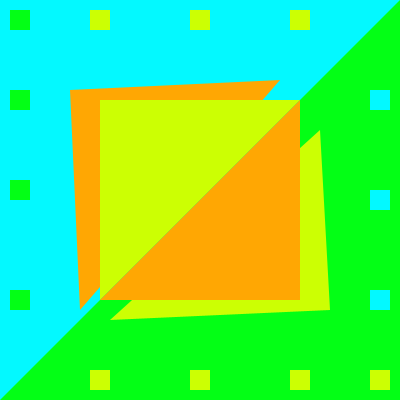
Frame 1 (no input)
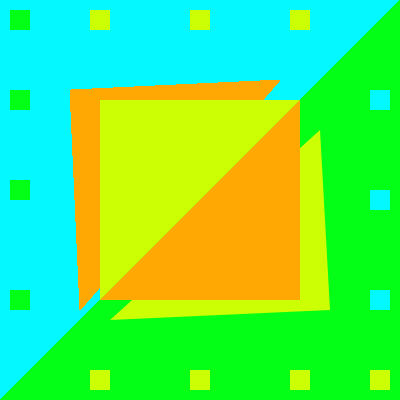
Frame 60 (the mouse pressed at the canvas centre just before this capture)
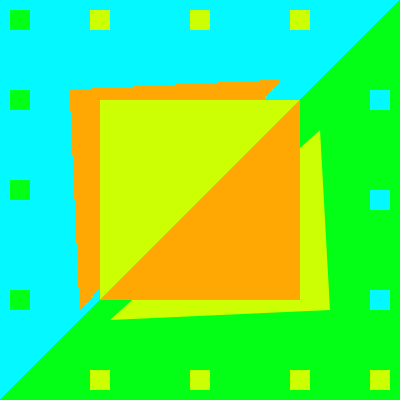
Frame 120 (the mouse held since frame 60 and released just before this capture)

The Processing sketch that drew these frames (run headless with seeded random() and noise(); from frame 60 on, the mouse is pressed at the canvas centre):

// Processing sketch: processing_75301
// ── processing_75301.pde

void setup(){
  size(400, 400);
  background(3, 249, 255);
  smooth();
  stroke(1);
}

void draw(){
 noStroke();
 fill(3, 255,21); //green
 triangle(400, 0, 400, 400, 0, 400);
 fill(204, 255, 3); //yellow
 triangle(330, 310, 320, 130, 110, 320);
 fill(255, 167, 3); // orange
 triangle(70, 90, 80, 310, 280, 80);
 fill(204, 255, 3);
 triangle(100, 100, 100, 300, 300, 100);
 fill(255, 167, 3);
 triangle(300, 300, 300, 100, 100, 300);
 fill(3, 255,21);
 rect(10, 10, 20, 20);
 rect(10, 180, 20, 20);
 rect(10, 90, 20, 20);
 rect(10, 290, 20, 20);
 fill(204, 255, 3);
 rect(190, 10, 20, 20);
 rect(90, 10, 20, 20);
 rect(290, 10, 20, 20);
 rect(190, 370, 20, 20);
 rect(90, 370, 20, 20);
 rect(290, 370, 20, 20);
 rect(290, 370, 20, 20);
 rect(370, 370, 20, 20);
 fill(3, 249, 255);
 rect(370, 190, 20, 20);
 rect(370, 90, 20, 20);
 rect(370, 290, 20, 20);
}
